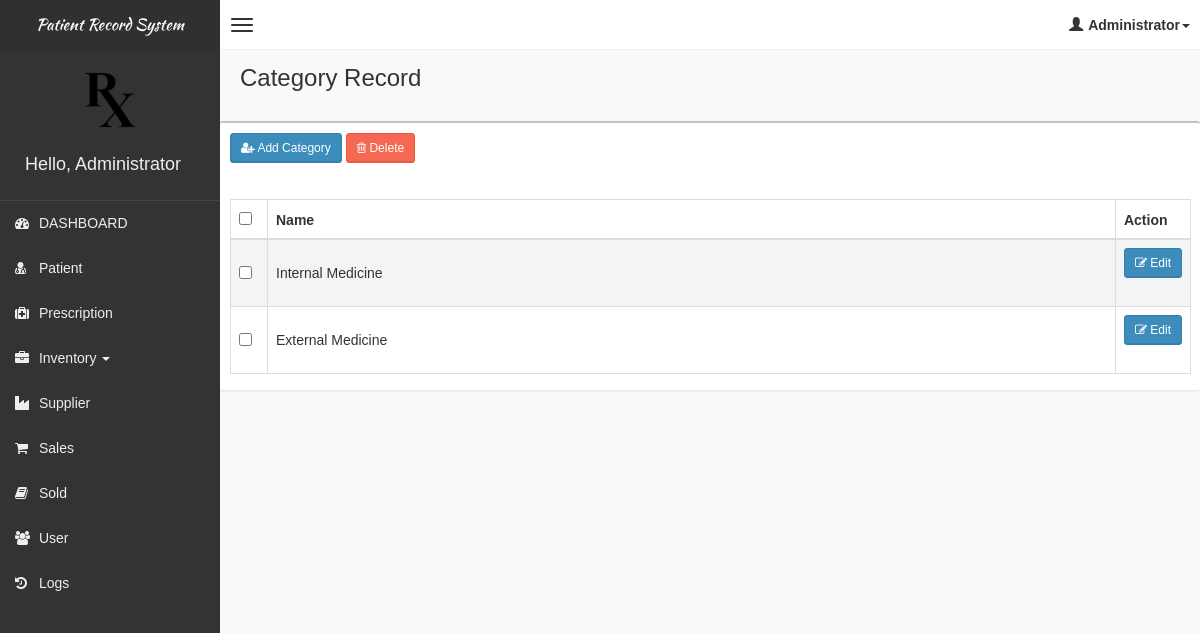
Before: /pages/category/category.php (signed in) with the older database file.
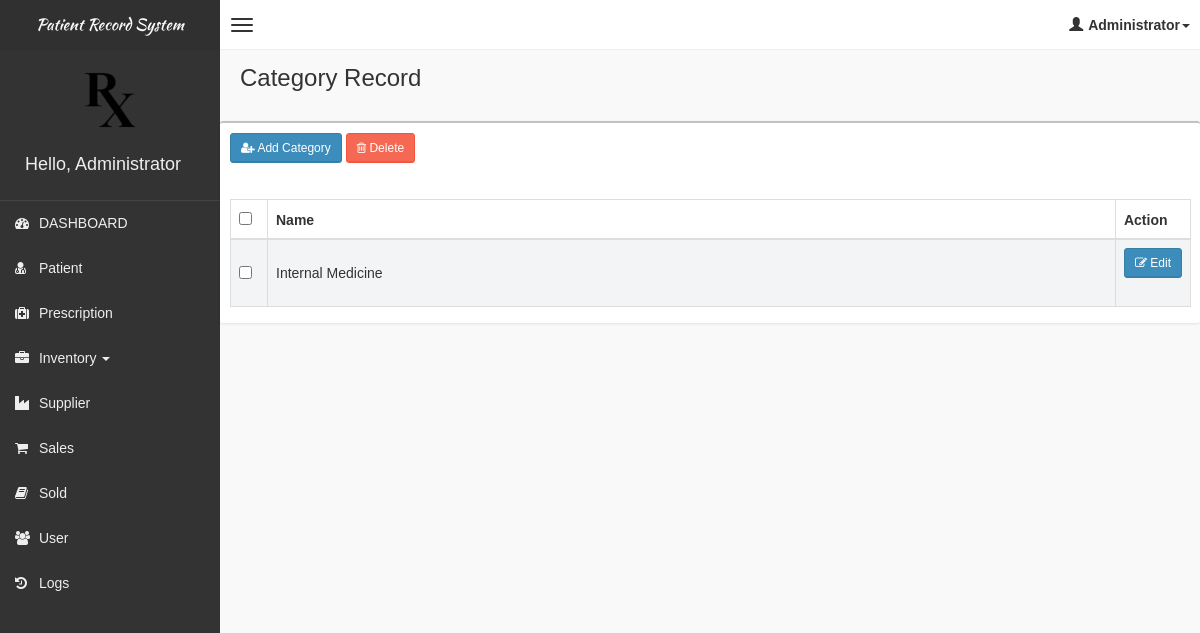
After: the same page with the newer database file.
### tables this page shows
CREATE TABLE `tblcategory` (
  `id` int(11) NOT NULL,
  `category` varchar(100) NOT NULL,
  `status` varchar(20) NOT NULL DEFAULT 'ACTIVE'
);

### pages/category/category.php (the view, shortened to what this page needs)
<!DOCTYPE html>
<html>
    <?php
    if(!isset($_SESSION['role']))
    {
        header("Location: ../../login.php");
    }
    else
    {
    include('../head_css.php'); ?>
    <body class="skin-black">
        <?php
        include "../connection.php";
        ?>
        <?php include('../header.php'); ?>
        <div class="wrapper row-offcanvas row-offcanvas-left">
            <?php include('../sidebar-left.php'); ?>
            <aside class="right-side">
                <section class="content-header">
                    <h1>
                        Category Record
                    </h1>
                </section>
                <section class="content">
                    <div class="row">
                            <div class="box">
                                <div class="box-header">
                                    <div style="padding:10px;">
                                        <button class="btn btn-primary btn-sm" data-toggle="modal" data-target="#addModal"><i class="fa fa-user-plus" aria-hidden="true"></i> Add Category</button>
                                        <button class="btn btn-danger btn-sm" data-toggle="modal" data-target="#deleteModal"><i class="fa fa-trash-o" aria-hidden="true"></i> Delete</button>
                                    </div>
                                </div>
                                <div class="box-body table-responsive">
                                <form method="post">
                                    <table id="table" class="table table-bordered table-striped">
                                        <thead>
                                            <tr>
                                                <th style="width: 20px !important;"><input type="checkbox" name="chk_delete[]" class="cbxMain" onchange="checkMain(this)"/></th>
                                                <th>Name</th>
                                                <th style="width: 40px !important;">Action</th>
                                            </tr>
                                        </thead>
                                        <tbody>
                                            <?php
                                            $squery = mysqli_query($con, "select * from tblcategory");
                                            while($row = mysqli_fetch_array($squery))
                                            {
                                                echo '
                                                <tr>
                                                    <td><input type="checkbox" name="chk_delete[]" class="chk_delete" value="'.$row['id'].'" /></td>
                                                    <td>'.$row['category'].'</td>
                                                    <td><button class="btn btn-primary btn-sm" data-target="#editModal'.$row['id'].'" data-toggle="modal"><i class="fa fa-pencil-square-o" aria-hidden="true"></i> Edit</button> &nbsp;
                                                    </tr>
                                                ';
                                            }
                                            ?>
                                        </tbody>
                                    </table>
                                    </form>
                                </div>
                            </div>
                    </div>
                </section>
            </aside>
        </div>
        <?php }
        include "../footer.php"; ?>
    </body>
</html>

Changed rows visible on the page:
removed tblcategory: category "External Medicine"
